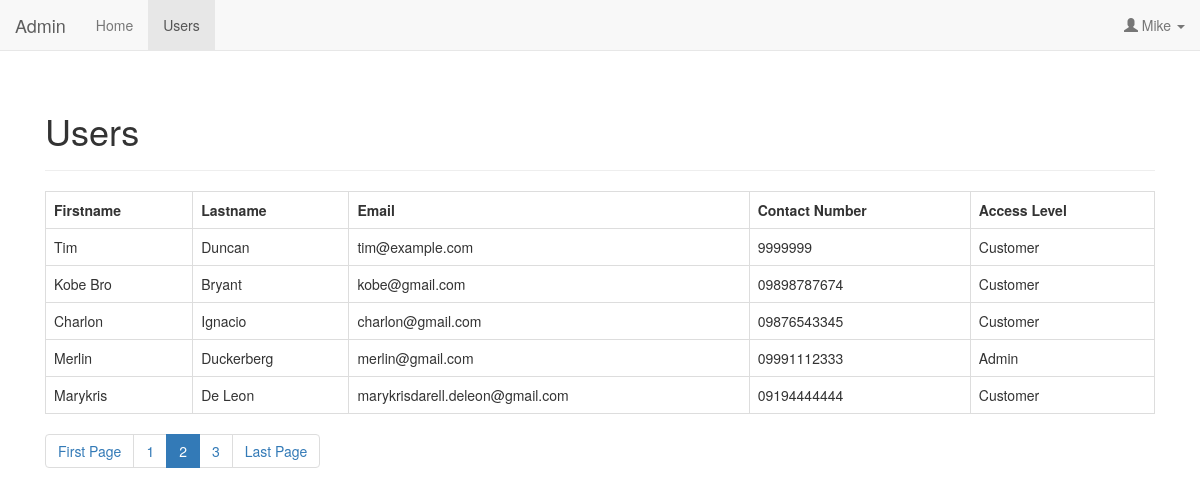
Page /admin/read_users.php?page=2 (signed in) on the committed database.
### tables this page shows
CREATE TABLE `users` (
  `id` int(11) NOT NULL,
  `firstname` varchar(32) NOT NULL,
  `lastname` varchar(32) NOT NULL,
  `email` varchar(64) NOT NULL,
  `contact_number` varchar(64) NOT NULL,
  `address` text NOT NULL,
  `password` varchar(512) NOT NULL,
  `access_level` varchar(16) NOT NULL,
  `access_code` text,
  `status` int(11) NOT NULL COMMENT '0=pending,1=confirmed',
  `created` datetime NOT NULL,
  `modified` timestamp NOT NULL DEFAULT CURRENT_TIMESTAMP ON UPDATE CURRENT_TIMESTAMP
);

### admin/config/core.php (called while the page is built, shortened)
<?php
$page = isset($_GET['page']) ? $_GET['page'] : 1;
$records_per_page = 5;
$from_record_num = ($records_per_page * $page) - $records_per_page;
?>

### objects/user.php (called while the page is built, shortened)
<?php
class User
{
    private $conn;
    private $table_name = "users";
    public function __construct($db)
    {
        $this->conn = $db;
    }
function readAll($from_record_num, $records_per_page){
    $query = "SELECT
                id,
                firstname,
                lastname,
                email,
                contact_number,
                access_level,
                created
            FROM " . $this->table_name . "
            ORDER BY id DESC
            LIMIT ?, ?";
    $stmt = $this->conn->prepare( $query );
    $stmt->bindParam(1, $from_record_num, PDO::PARAM_INT);
    $stmt->bindParam(2, $records_per_page, PDO::PARAM_INT);
    $stmt->execute();
    return $stmt;
}
}

### admin/read_users_template.php (the view, shortened to what this page needs)
<?php
if($num>0){
    echo "<table class='table table-hover table-responsive table-bordered'>";
    echo "<tr>";
        echo "<th>Firstname</th>";
        echo "<th>Lastname</th>";
        echo "<th>Email</th>";
        echo "<th>Contact Number</th>";
        echo "<th>Access Level</th>";
    echo "</tr>";
        while ($row = $stmt->fetch(PDO::FETCH_ASSOC)){
        extract($row);
        echo "<tr>";
            echo "<td>{$firstname}</td>";
            echo "<td>{$lastname}</td>";
            echo "<td>{$email}</td>";
            echo "<td>{$contact_number}</td>";
            echo "<td>{$access_level}</td>";
        echo "</tr>";
        }
    echo "</table>";
    include_once 'paging.php';
}
else{
    echo "<div class='alert alert-danger'>
        <strong>No users found.</strong>
    </div>";
}
?>

### rows in the picture
users: firstname "Tim", lastname "Duncan", email "tim@example.com", contact_number "9999999", access_level "Customer"
users: firstname "Kobe Bro", lastname "Bryant", email "kobe@gmail.com", contact_number "09898787674", access_level "Customer"
users: firstname "Charlon", lastname "Ignacio", email "charlon@gmail.com", contact_number "09876543345", access_level "Customer"
users: firstname "Merlin", lastname "Duckerberg", email "merlin@gmail.com", contact_number "09991112333", access_level "Admin"
users: firstname "Marykris", lastname "De Leon", email "marykrisdarell.deleon@gmail.com", contact_number "09194444444", access_level "Customer"

### other values in the picture
$_SESSION['firstname'] "Mike"
$page_title "Users"
